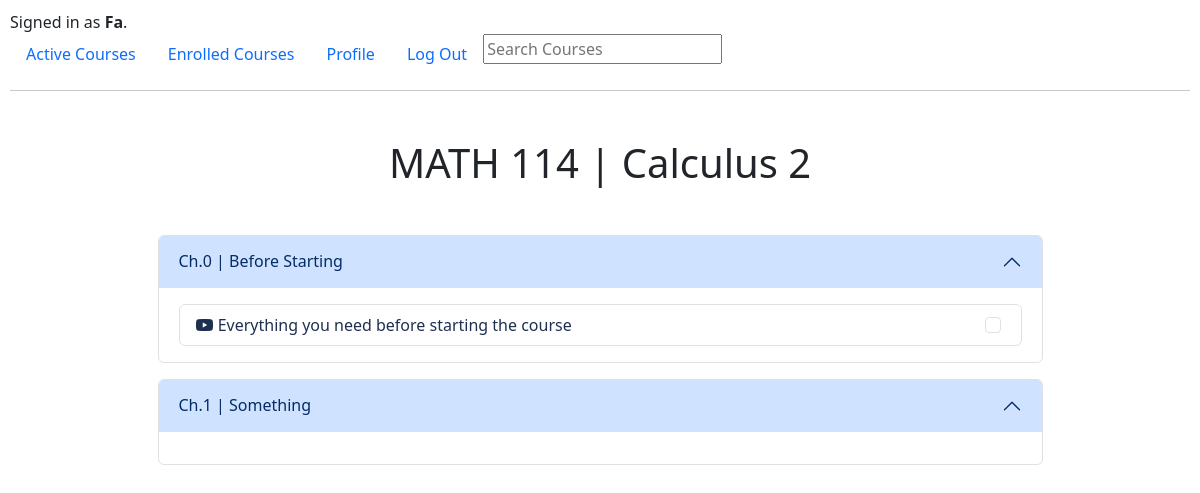
Before: /courseContent/3 (signed in) with the older database file.
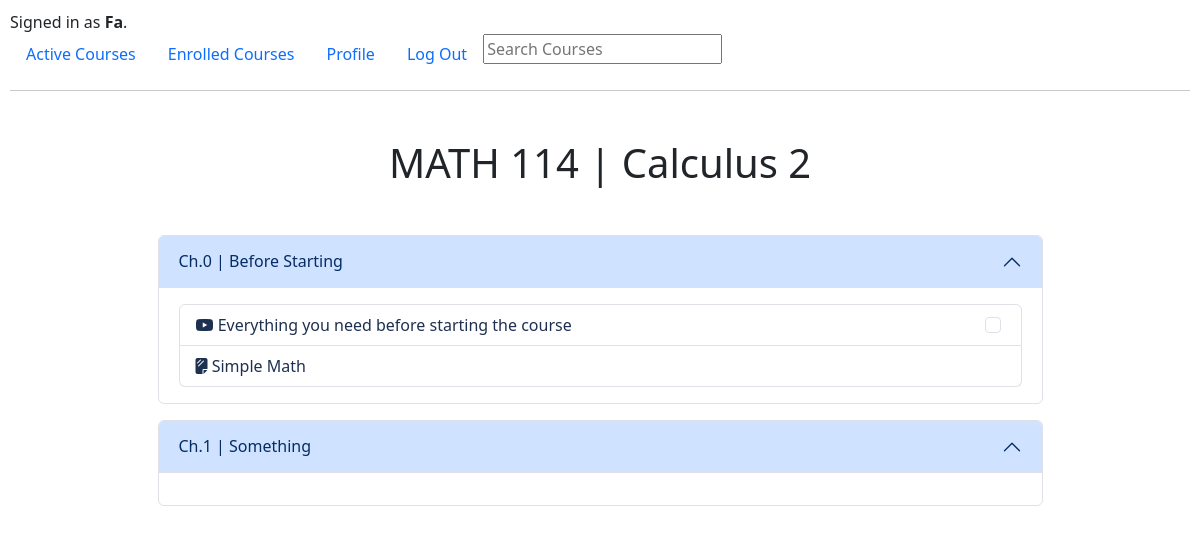
After: the same page with the newer database file.
### revuCMS/models.py (models this page shows, shortened)
class User(AbstractUser):
    pass

class Course(models.Model):
    title = models.CharField(max_length=20)
    description = models.CharField(max_length=100)
    imageUrl = models.CharField(max_length=300, default=None)
    isActive = models.BooleanField(default=True)
    owner = models.ForeignKey(User, on_delete=models.CASCADE, blank=True, null=True, related_name="user")
    category = models.ForeignKey(Category, on_delete=models.CASCADE, blank=True, null=True, related_name="category")
    enrollment = models.ManyToManyField(User, blank=True, null=True, related_name="CourseEnrollment")

class Lesson(models.Model):
    title = models.CharField(max_length=100)
    course = models.ForeignKey(Course, on_delete=models.CASCADE, blank=True, null=True, related_name='course')

class Video(models.Model):
    title = models.CharField(max_length=100)
    lesson = models.ForeignKey(Lesson, on_delete=models.CASCADE, blank=True, null=True, related_name='lesson')
    video = models.CharField(max_length=300)

class Quiz(models.Model):
    title = models.CharField(max_length=100)
    number_of_questions = models.IntegerField(blank=True, null=True)
    duration = models.PositiveIntegerField(help_text="duration of the quiz in minutes")
    required_score_to_pass = models.IntegerField(blank=True, null=True ,help_text="required score in %")
    difficulty = models.CharField(max_length=6, blank=True, null=True)
    lesson = models.ForeignKey(Lesson, on_delete=models.CASCADE, blank=True, null=True, related_name='quizLesson')

### revuCMS/views.py (the view)
# urls.py: path("courseContent/<int:id>", views.courseContent, name="courseContent"),
def courseContent(request, id):
    courseData = Course.objects.get(pk=id)
    lessons = Lesson.objects.filter(course=courseData)
    lesson_data = []
    for lesson in lessons:
        videos = Video.objects.filter(lesson=lesson)
        quizzes = Quiz.objects.filter(lesson=lesson)
        lesson_data.append({'lesson': lesson, 'videos': videos, 'quizzes': quizzes})
    currentUser = request.user
    for item in lesson_data:
        for video in item['videos']:
            user_progress = UserProgress.objects.filter(user=currentUser, video=video).first()
            video.is_completed = user_progress.is_completed if user_progress else False
    return render(request, 'revuCMS/courseContent.html', {
        "course": courseData,
        'lessons_with_videos': lesson_data,
    })

### revuCMS/templates/revuCMS/courseContent.html (shortened to what this page needs)
{% extends "revuCMS/layout.html" %}
{% block body %}
    <h1 class="my-5 text-center">{{ course.title }}</h1>
    {% for item  in lessons_with_videos %}
        <div class="accordion w-75 mx-auto my-3" id="accordionPanelsStayOpenExample">
            <div class="accordion-item">
                <h2 class="accordion-header">
                <button class="accordion-button" type="button" data-bs-toggle="collapse" data-bs-target="#panelsStayOpen-collapseOne" aria-expanded="true" aria-controls="panelsStayOpen-collapseOne">
                {{ item.lesson.title }}
                </button>
                </h2>
                <div id="panelsStayOpen-collapseOne" class="accordion-collapse collapse show">
                    <div class="accordion-body">
                        <ul class="list-group">
                            {% for video in item.videos %}
                            <li class="list-group-item d-flex justify-content-between align-items-center">
                                <a style="color:rgb(30,48,80); text-decoration: none;" href="{{ video.video }}">
                                    <i class="fa-brands fa-youtube"></i>
                                    {{video.title}}
                                </a>
                                {% if not user.is_superuser %}
                                <div class="ml-auto d-flex">
                                    <form action="{% url 'mark_videos_completed' id=video.id %}" method="POST">
                                        <input class="form-check-input my-n2" type="checkbox" id="isCompleted {{video.id}}" name="isCompleted" {% if video.is_completed %} checked {% endif %} onchange="this.form.submit()">
                                    </form>
                                </div>
                                {% endif %}
                            </li>
                            {% endfor %}
                            {% for quiz in item.quizzes %}
                            <li class="list-group-item d-flex justify-content-between align-items-center">
                                <a style="color:rgb(30,48,80); text-decoration: none;" href="google.com">
                                    <i class="fa-solid fa-sheet-plastic"></i>
                                    {{quiz.title}}
                                </a>
                            </li>
                            {% endfor %}
                        </ul>
                    </div>
                </div>
            </div>
        </div>
    {% endfor %}
{% endblock %}

### revuCMS/templates/revuCMS/layout.html (shortened to what this page needs)
{% load static %}
<!DOCTYPE html>
<html lang="en">
    <head>
        <link rel="stylesheet" href="https://stackpath.bootstrapcdn.com/bootstrap/4.4.1/css/bootstrap.min.css">
        <link href="{% static 'revuCMS/styles.css' %}" rel="stylesheet">
        <link rel="stylesheet" href="https://cdn.jsdelivr.net/npm/bootstrap@5.3.2/dist/css/bootstrap.min.css">
        <link rel="stylesheet" href="https://cdnjs.cloudflare.com/ajax/libs/font-awesome/6.5.1/css/all.min.css" />
    </head>
    <body>
        <div>
            {% if user.is_authenticated %}
                Signed in as <strong>{{ user.username }}</strong>.
            {% else %}
                Not signed in.
            {% endif %}
        </div>
        <ul class="nav">
            <li class="nav-item">
                <a class="nav-link" href="{% url 'index' %}">Active Courses</a>
            </li>
            {% if user.is_authenticated %}
                <li class="nav-item">
                    <a class="nav-link" href="{% url 'enrolledCourses' %}">Enrolled Courses</a>
                </li>
                <li class="nav-item">
                    <a class="nav-link" href="{% url 'profile' %}">Profile</a>
                </li>
                <li class="nav-item">
                    <a class="nav-link" href="{% url 'logout' %}">Log Out</a>
                </li>
            {% endif %}
                <li class="nav-item">
                    <form action="{% url 'search' %}" method="POST">
                        <input type="text" class="search" name="q" placeholder="Search Courses">
                    </form>
                </li>
        </ul>
        <hr>
        {% block body %}
        {% endblock %}
    </body>
</html>

### revuCMS/static/revuCMS/styles.css (style rules this page uses)
body { padding: 10px; }

Changed rows visible on the page:
added Quiz: title "Simple Math", shown under Lesson "Ch.0 | Before Starting"
